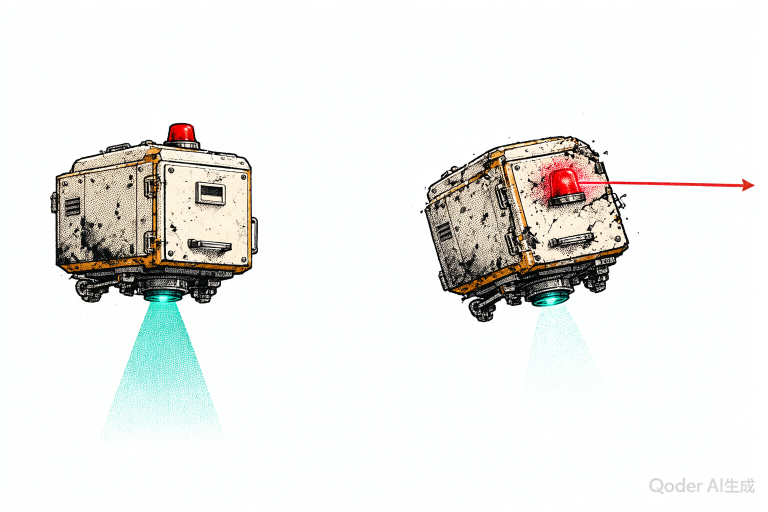
#> input picture vibe_images/archive/act1/act1-auditdrone-sheet_1793003370873_80c91ff5.png, 1536 x 1024 px (shown at 1/2 size)
$ python -i pack-act1-minibosses.py   (imports and definitions only)
#> lines starting #> are read from the running program, lines starting #| are printed output that depends on the picture
#> further down, picture is the input picture: PIL image 1536x1024 RGBA; mean R, G, B, A 236.6, 237.1, 234.5, 254.9
"""Cut the four Act I mid-boss sheets into 360x360 move frames.

Follows docs/game/design/stage-art-prompts-batch1.md section 6: four frames
each, named miniboss-xxx-q-01..04, sized 360x360.

Frames are aligned on their footprint (the lowest strip of the sprite) instead
of the whole silhouette: a crane whose jib swings overhead or a tangle of
tentacles that spreads out would otherwise change the boss's on-screen size
between frames. The pipe warden's exposed-core frame also gets its glow lifted,
because that frame is the player's attack window and has to read instantly.
"""

from pathlib import Path

from PIL import Image, ImageDraw, ImageFilter

from spritekit import clean_white_and_shadow, contact, cut_cell, drop_small, erase_watermark, remove_white

ROOT = Path(__file__).resolve().parent.parent
SRC = ROOT / 'vibe_images' / 'archive' / 'act1'
OUT = ROOT / 'docs' / 'game' / 'requirements' / 'assets' / 'minibosses'
QA = ROOT / 'vibe_images' / 'archive' / '_qa'
FRAME = 360
VERMILION = (255, 86, 48)

SHEETS = {
    'miniboss-dock-foreman': ('act1-miniboss-foreman_*.png', {}),
    'miniboss-pipe-warden': ('act1-miniboss-pipewarden_*.png', {'boost': 2}),
    'miniboss-scaffold-crane': ('act1-miniboss-crane_*.png', {}),
    'miniboss-audit-clerk': ('act1-miniboss-clerk-v2_*.png', {'box': 'body', 'anchor': 'top'}),
}


# [7 lines left out: function footprint_box, not called in this run]


def body_box(im: Image.Image):
    box = im.getchannel('A').getbbox() or (0, 0, im.width, im.height)
    return box


def core_glow(im: Image.Image) -> Image.Image:
    """Light up the exposed valve core so the attack window is unmissable."""
    rgb = im.convert('RGB')
    w, h = im.size
#> w = 1536; h = 1024
    px = rgb.load()
    xs, ys = [], []
    for y in range(h):
        for x in range(w):
            r, g, b = px[x, y]
            if im.getpixel((x, y))[3] > 40 and r > 120 and r - g > 60:
                xs.append(x)
                ys.append(y)
#> after the loop, xs = 16756 values, max 1508 at index 8185, min 115 at index 5036, mean 874.3; ys = 16756 values from 249 to 585
    if not xs:
        return im
    cx, cy = sum(xs) / len(xs), sum(ys) / len(ys)
#> cx = 874.3; cy = 406.2
    radius = int(max(max(xs) - min(xs), max(ys) - min(ys)) * 0.9)
#> radius = 1253
    glow = Image.new('RGBA', (w, h), (0, 0, 0, 0))
#> glow: PIL image 1536x1024 RGBA; every value is 0
    d = ImageDraw.Draw(glow)
    for step in range(6, 0, -1):
        r = int(radius * step / 6)
        alpha = int(26 + (6 - step) * 16)
        d.ellipse((cx - r, cy - r, cx + r, cy + r), fill=VERMILION + (alpha,))
#> this loop made 6 passes
#> r on passes 1 to 6: 1253, 1044, 835, 626, 417, 208
    glow = glow.filter(ImageFilter.GaussianBlur(radius * 0.25))
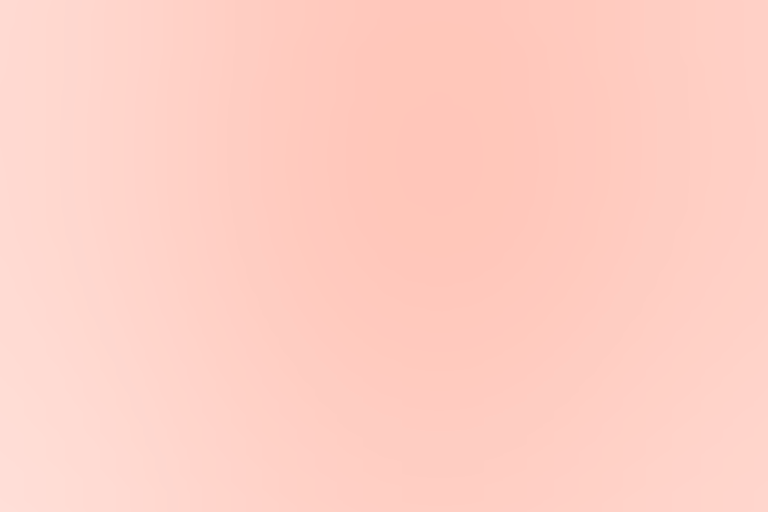
#> glow: PIL image 1536x1024 RGBA (shown at 1/2 size); mean R, G, B, A 255, 86, 48, 71.5; transparent parts drawn white
    out = Image.alpha_composite(glow, im.convert('RGBA'))
    return out


# [44 lines left out: functions pack, main, not called in this run]


# [2 lines not run here, left out]

>>> from PIL import Image
>>> picture = Image.open('../vibe_images/archive/act1/act1-auditdrone-sheet_1793003370873_80c91ff5.png')
>>> result = core_glow(picture)

$ run again, on vibe_images/archive/act1/act1-scrapper-sheet-v3_1793003635901_601936fa.png
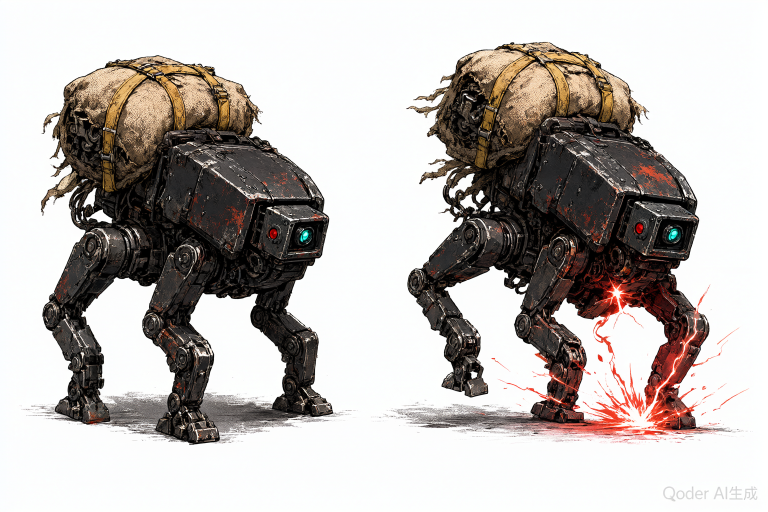
#> input picture vibe_images/archive/act1/act1-scrapper-sheet-v3_1793003635901_601936fa.png, 1536 x 1024 px (shown at 1/2 size)
#> picture is the input picture: PIL image 1536x1024 RGBA; mean R, G, B, A 187.4, 182, 178.7, 255
#> after the loop in core_glow, `for y in range(h):`: xs = 26530 items
#> cx = 1214.5; cy = 711.2
#> radius = 1243
#> the loop in core_glow, `for step in range(6, 0, -1):` made 6 passes
#> r on passes 1 to 6: 1243, 1035, 828, 621, 414, 207
#> in core_glow, `glow = glow.filter(ImageFilter.GaussianBlur(radius * 0.25))`:
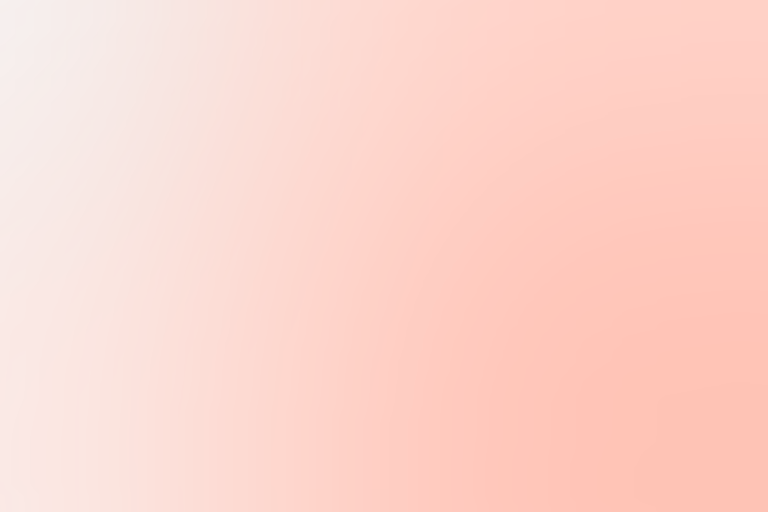
#> glow: PIL image 1536x1024 RGBA (shown at 1/2 size); mean R, G, B, A 241.3, 81.4, 45.5, 61.3; transparent parts drawn white

$ run again, on vibe_images/archive/act1/act1-steamvent-sheet-v2_1793003487801_4ce24c68.png
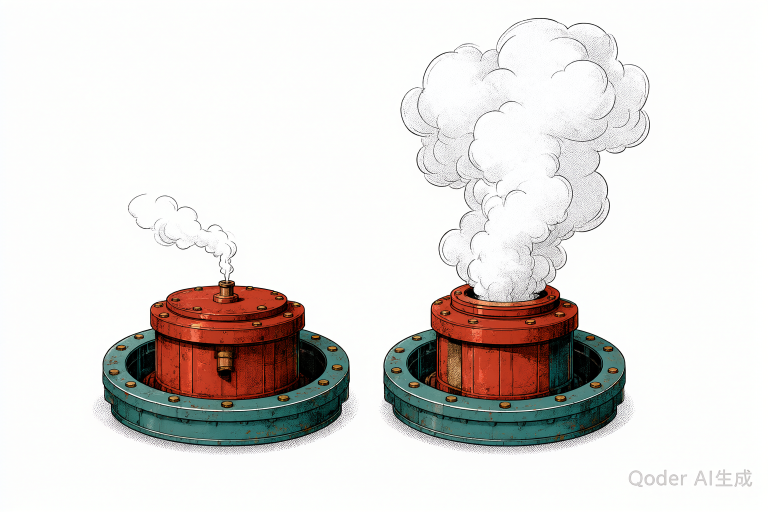
#> input picture vibe_images/archive/act1/act1-steamvent-sheet-v2_1793003487801_4ce24c68.png, 1536 x 1024 px (shown at 1/2 size)
#> picture is the input picture: PIL image 1536x1024 RGBA; mean R, G, B, A 224.8, 221.2, 218.7, 255
#> after the loop in core_glow, `for y in range(h):`: xs = 69284 items
#> cx = 688.9; cy = 685.6
#> radius = 912
#> the loop in core_glow, `for step in range(6, 0, -1):` made 6 passes
#> r on passes 1 to 6: 912, 760, 608, 456, 304, 152
#> in core_glow, `glow = glow.filter(ImageFilter.GaussianBlur(radius * 0.25))`:
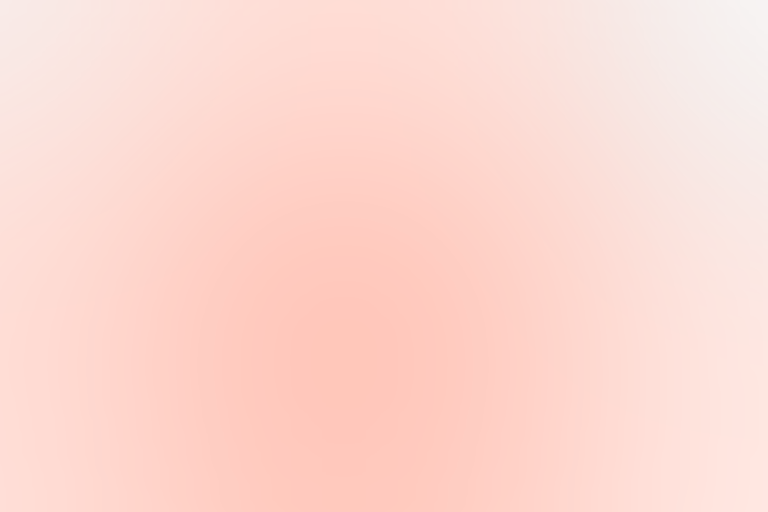
#> glow: PIL image 1536x1024 RGBA (shown at 1/2 size); mean R, G, B, A 243.8, 82.3, 45.9, 56.4; transparent parts drawn white
